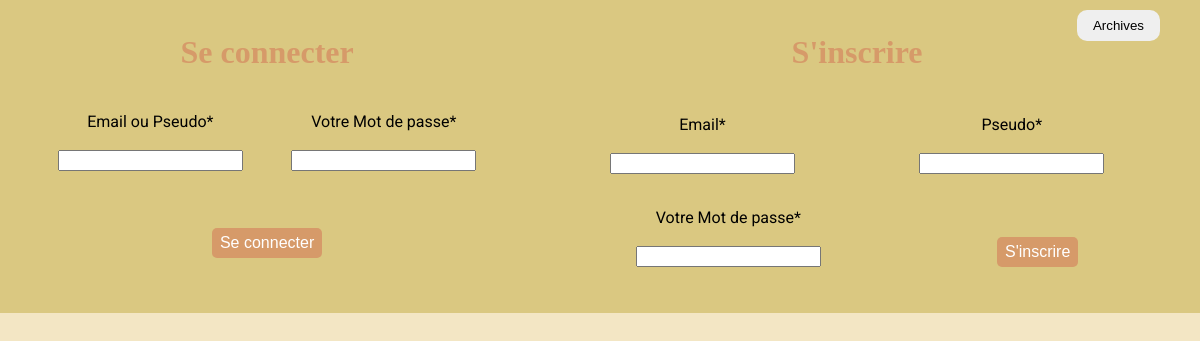
The app's page /, older data.
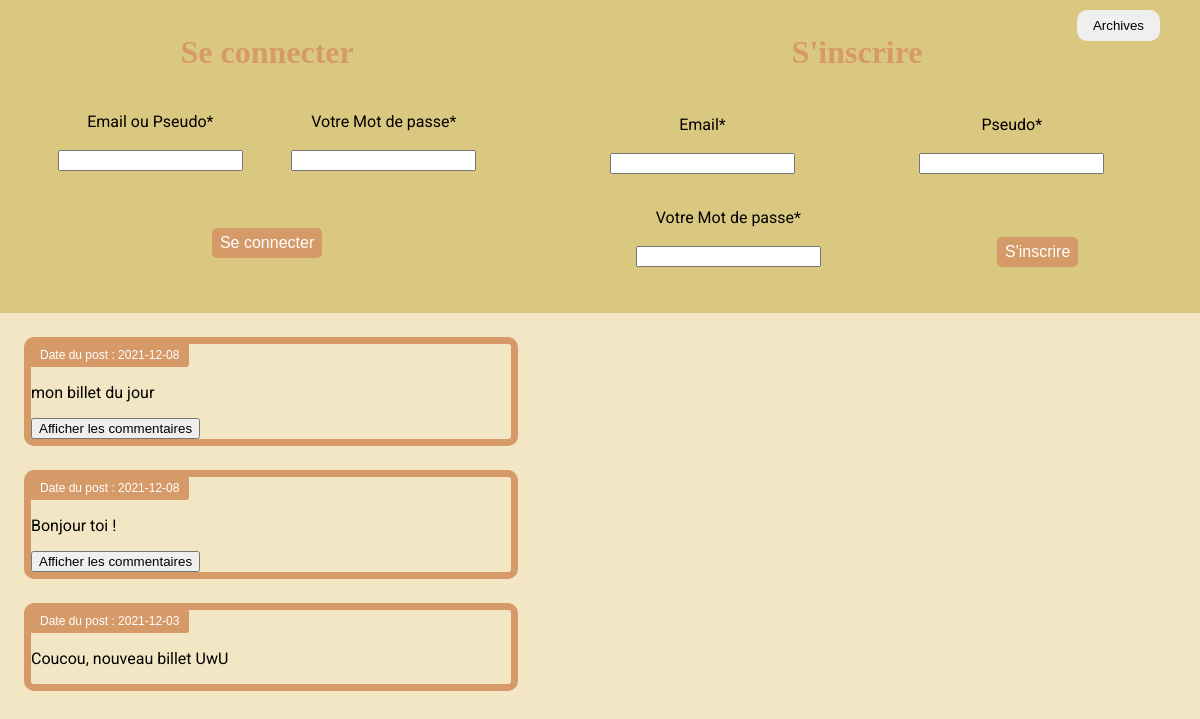
The same page, newer data.
### tables this page shows
CREATE TABLE `billet` (
  `id_billet` int(50) NOT NULL,
  `date_billet` date NOT NULL,
  `contenu_billet` text NOT NULL
);

### model.php (the view, shortened to what this page needs)
<?php
function connect(){
    $db= new PDO ('mysql:host=localhost;dbname=tpfinal;port3306;charset=utf8','root', '', array( PDO::ATTR_ERRMODE => PDO::ERRMODE_EXCEPTION,PDO::MYSQL_ATTR_INIT_COMMAND => "SET NAMES utf8"));
    return $db;
}
function afficheAllBillets(){
    $db = connect();
    $req="SELECT * FROM billet ORDER BY id_billet DESC LIMIT 3";
    $stmt=$db->prepare($req);
    $stmt->execute();
    $result=$stmt->fetchall(PDO::FETCH_ASSOC);
    foreach($result as $row){
        echo "<div class='billet'><h3>Date du post : {$row["date_billet"]}</h3><p>{$row["contenu_billet"]}</p>";
                ?>
                <?php
            afficheCommentaire($row["id_billet"], "index.php");
        echo "</div>";
    }
}
            ?>
            <?php
function afficheCommentaire($id, $action){
    $db = connect();
    $req="SELECT * FROM commentaire, utilisateur WHERE ext_billet=? AND ext_utilisateur=id ORDER BY id_com DESC";
    $stmt=$db->prepare($req);
    $stmt -> bindValue(1, $id, PDO::PARAM_INT);
    $stmt->execute();
    $result=$stmt->fetchall(PDO::FETCH_ASSOC);
    if($result != NULL){
        echo "<button id='affiche_com'>Afficher les commentaires</button><ul class='commentaire'>";
        echo "</ul>";
    }
}
?>

### index.php (shortened to what this page needs)
<?php
require('model.php');
$connect = getUser();
?>
<!DOCTYPE html>
<html lang="fr">
<head>
    <link rel="stylesheet" href="style.css">
</head>
<body>
    <?php
        include("view/header.php");
    ?>
    <main>
        <?php
            if(isset($_GET['view']) && $_GET["view"] == "archives"){
                afficheArchives();
            }else if(isset($_GET['view']) && $_GET["view"] == "billet"){
                afficheBillet(htmlspecialchars($_GET["id"]));
            }else{
                afficheAllBillets();
            }
        ?>
    </main>
</body>
</html>

### view/header.php (shortened to what this page needs)
<header>
    <?php if(isset($connect)){  ?>
        <form action="deconnexion.php">
            <input type="submit" value="Se déconnecter">
        </form>
    <?php }else{  ?>
        <div>
            <h1> Se connecter </h1>
            <form action="traitelogin.php" method="POST">
                <div>
                    <label for="login">Email ou Pseudo*</label><br><br>
                    <input type="text" id="" name="login" required>
                </div>
                <div>
                    <label for="mdp"> Votre Mot de passe*</label><br><br>
                    <input type="password" id="" name="mdp" required>
                </div>
                <div>
                    <br>
                    <br>
                    <input type="submit" value="Se connecter" class="boutton">
                </div>
            </form>
        </div>
        <div>
            <h1> S'inscrire </h1>
            <form action="traiteinscription.php" method="POST">
                <div>
                    <label for="email">Email*</label><br><br>
                    <input type="email" id="" name="email" required>
                </div>
                <div>
                    <label for="pseudo">Pseudo*</label><br><br>
                    <input type="text" id="" name="pseudo" required>
                </div>
                <div>
                    <label for="mdp"> Votre Mot de passe*</label><br><br>
                    <input type="password" id="" name="mdp" required>
                </div>
                <div>
                    <br><br>
                    <input type="submit" value="S'inscrire"  class="boutton">
                </div>
            </form>
        </div>
    <?php } ?>
    <form action='index.php'>
        <?php if(!isset($_GET['view'])){ ?>
            <input type='submit' value='Archives' class="archiveretour">
        <?php }else{ ?>
            <input type='submit' value='Accueil'class="archiveretour">
        <?php } ?>
    </form>
</header>

### style.css (style rules this page uses)
body { margin: 0; font-family: 'Roboto', sans-serif; background-color: #f3e6c4; }
header { text-align: center; display: flex; justify-content: space-around; background-color: #dac881; padding: 10px; }
h1 { margin: 0 0 2rem 0; font-family: "Montserrat"; color: #d69a69; }
form { display: flex; align-items: flex-end; justify-content: space-around; flex-wrap: wrap; font-family: 'Roboto' }
.boutton { background-color: #d69a69; color: rgb(255, 255, 255); font-size: 1rem; padding: 0.4rem 0.5rem; border-radius: 5px; border: 0px; font-weight: 500; animation: pulse-orange 2s infinite; transition: 0.2s ease-in-out; }
div { margin: 2%; }
.archiveretour { padding: 0.5rem 1rem; border-radius: 10px; border: 0px; position: absolute; top: 10px; right: 40px; }
.billet { border: 7px #d69a69 solid; border-radius: 10px; width: 40%; padding: 0; }
h3 { font-size: 0.75rem; color: white; margin-top: -1px; margin-left: -1px; background-color: #d69a69; padding: 5px 10px 5px 10px; width: fit-content; border-radius: 3px; width: -moz-fit-content; font-family: 'Poppins', sans-serif; font-weight: 500; }

Row changes from the older to the newer data that the page shows:
added billet: date_billet "2021-12-08", contenu_billet "mon billet du jour"
added billet: date_billet "2021-12-08", contenu_billet "Bonjour toi !"
added billet: date_billet "2021-12-03", contenu_billet "Coucou, nouveau billet UwU"
